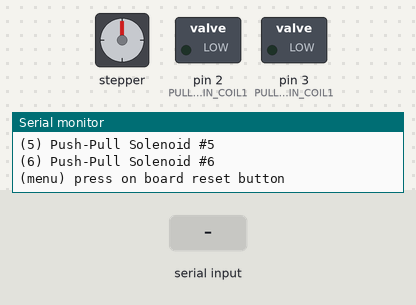
Recording of a sketch running on a simulated Arduino Uno, built with avr-gcc and run on an emulated ATmega328P. Shown: stepper motor, switched loads named in the sketch (green lamp = pin HIGH), the last lines printed to the serial monitor. Wiring (inferred from the names in the program): stepper motor (2048 steps per turn assumed): coils pin 4, pin 5, pin 6, pin 7. Dashed ring = blinking. Inputs (shaded band) come from the test bench.

Above: at 1.0 s.
1.1 s: "1" received over Serial
At 1.9 s:
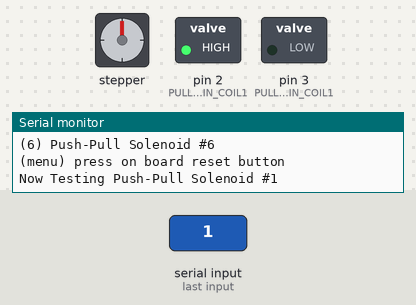
Timing chart, 0 to 11.6 s (numbered marks = the images above; inputs shaded):
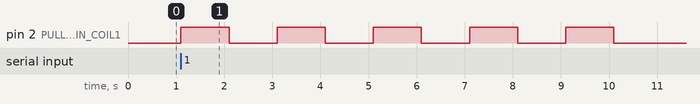

Measured:
- after the input at 1.1 s, pin 2 (PULLPUSHSOLENOIDLARGE_1_PIN_COIL1): alternates HIGH for 1.0 s and LOW for 1.0 s, starting at once

The sketch:

solenoids_test.ino
```cpp
#include "Arduino.h"

// Pin Definitions
#define PULLPUSHSOLENOIDLARGE_1_PIN_COIL1	2
#define PULLPUSHSOLENOIDLARGE_2_PIN_COIL1	3
#define PULLPUSHSOLENOIDLARGE_3_PIN_COIL1	4
#define PULLPUSHSOLENOIDLARGE_4_PIN_COIL1	5
#define PULLPUSHSOLENOIDLARGE_5_PIN_COIL1	6
#define PULLPUSHSOLENOIDLARGE_6_PIN_COIL1	7

// Vars for testing
const int timeout = 10000;    // 10 Sec timeout
char menuOption = 0;
long time0;

// Setup
void setup()
{
    // Use the Serial Monitor to view printed messages
    Serial.begin(9600);
    while (!Serial) ; // wait for serial port to connect
    Serial.println("start");

    pinMode(PULLPUSHSOLENOIDLARGE_1_PIN_COIL1, OUTPUT);
    pinMode(PULLPUSHSOLENOIDLARGE_2_PIN_COIL1, OUTPUT);
    pinMode(PULLPUSHSOLENOIDLARGE_3_PIN_COIL1, OUTPUT);
    pinMode(PULLPUSHSOLENOIDLARGE_4_PIN_COIL1, OUTPUT);
    pinMode(PULLPUSHSOLENOIDLARGE_5_PIN_COIL1, OUTPUT);
    pinMode(PULLPUSHSOLENOIDLARGE_6_PIN_COIL1, OUTPUT);
    menuOption = menu();

}

// Main logic circuit logic
void loop()
{
    if(menuOption == '1') {
    // Push-Pull Solenoid #1
    digitalWrite(PULLPUSHSOLENOIDLARGE_1_PIN_COIL1, HIGH); //Turn Solenoid on.
    delay(1000);  //waits 1000 milliseconds (1 sec). change the value for longer or shorter delay in milliseconds.
    digitalWrite(PULLPUSHSOLENOIDLARGE_1_PIN_COIL1, LOW); //Turn Solenoid off.
    delay(1000);  //waits 1000 milliseconds (1 sec). change the value for longer or shorter delay in milliseconds.
    }
    else if(menuOption == '2') {
    // Push-Pull Solenoid #2 - Test Code
    digitalWrite(PULLPUSHSOLENOIDLARGE_2_PIN_COIL1, HIGH); //Turn Solenoid on.
    delay(1000);  //waits 1000 milliseconds (1 sec). change the value for longer or shorter delay in milliseconds.
    digitalWrite(PULLPUSHSOLENOIDLARGE_2_PIN_COIL1, LOW); //Turn Solenoid off.
    delay(1000);  //waits 1000 milliseconds (1 sec). change the value for longer or shorter delay in milliseconds.
    }
    else if(menuOption == '3') {
    // Push-Pull Solenoid #3 - Test Code
    digitalWrite(PULLPUSHSOLENOIDLARGE_3_PIN_COIL1, HIGH);
    delay(1000);
    digitalWrite(PULLPUSHSOLENOIDLARGE_3_PIN_COIL1, LOW);
    delay(1000);
    }
    else if(menuOption == '4') {
    // Push-Pull Solenoid #4 - Test Code
    digitalWrite(PULLPUSHSOLENOIDLARGE_4_PIN_COIL1, HIGH);
    delay(1000);
    digitalWrite(PULLPUSHSOLENOIDLARGE_4_PIN_COIL1, LOW);
    delay(1000);
    }
    else if(menuOption == '5') {
    // Push-Pull Solenoid #5 - Test Code
    digitalWrite(PULLPUSHSOLENOIDLARGE_5_PIN_COIL1, HIGH);
    delay(1000);
    digitalWrite(PULLPUSHSOLENOIDLARGE_5_PIN_COIL1, LOW);
    delay(1000);
    }
    else if(menuOption == '6') {
    // Push-Pull Solenoid #6 - Test Code
    digitalWrite(PULLPUSHSOLENOIDLARGE_6_PIN_COIL1, HIGH);
    delay(1000);
    digitalWrite(PULLPUSHSOLENOIDLARGE_6_PIN_COIL1, LOW);
    delay(1000);
    }

    if (millis() - time0 > timeout)
    {
        menuOption = menu();
    }
}

// Menu function for selecting the components to be tested
char menu()
{

    Serial.println(F("\nWhich component would you like to test?"));
    Serial.println(F("(1) Push-Pull Solenoid #1"));
    Serial.println(F("(2) Push-Pull Solenoid #2"));
    Serial.println(F("(3) Push-Pull Solenoid #3"));
    Serial.println(F("(4) Push-Pull Solenoid #4"));
    Serial.println(F("(5) Push-Pull Solenoid #5"));
    Serial.println(F("(6) Push-Pull Solenoid #6"));
    Serial.println(F("(menu) press on board reset button\n"));
    while (!Serial.available());

    // Read data from serial monitor
    while (Serial.available())
    {
        char c = Serial.read();
        if (isAlphaNumeric(c))
        {
        if(c == '1')
    			Serial.println(F("Now Testing Push-Pull Solenoid #1"));
    		else if(c == '2')
    			Serial.println(F("Now Testing Push-Pull Solenoid #2"));
    		else if(c == '3')
    			Serial.println(F("Now Testing Push-Pull Solenoid #3"));
    		else if(c == '4')
    			Serial.println(F("Now Testing Push-Pull Solenoid #4"));
    		else if(c == '5')
    			Serial.println(F("Now Testing Push-Pull Solenoid #5"));
    		else if(c == '6')
    			Serial.println(F("Now Testing Push-Pull Solenoid #6"));
            else
            {
                Serial.println(F("illegal input!"));
                return 0;
            }
            time0 = millis();
            return c;
        }
    }
}
```
